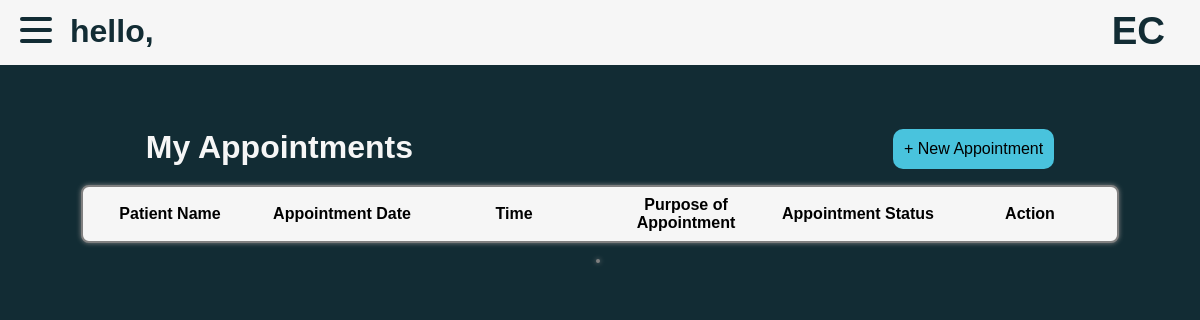
Page /patient.php?id=9 on the earlier database version.
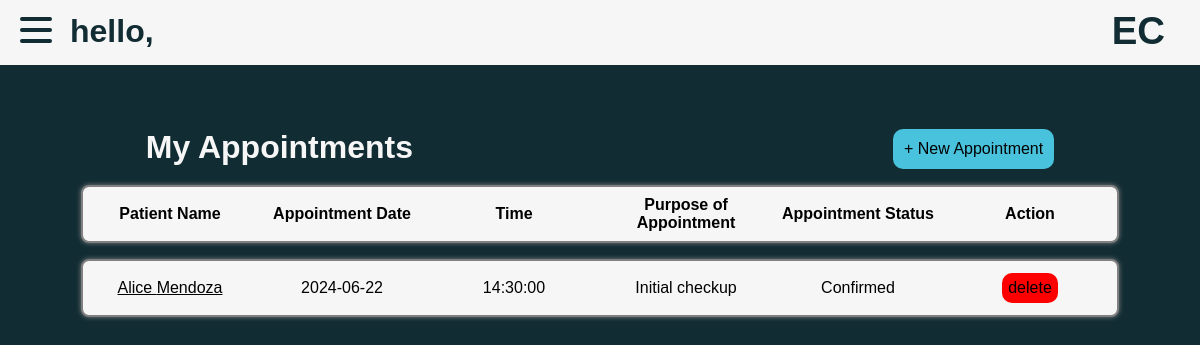
Same page on the later database version.
### tables this page shows
CREATE TABLE `users` (
  `id` int(11) NOT NULL,
  `account_type` enum('patient','doctor') NOT NULL,
  `first_name` varchar(64) NOT NULL,
  `last_name` varchar(64) NOT NULL,
  `birthdate` date NOT NULL,
  `email_address` varchar(64) NOT NULL,
  `username` varchar(64) NOT NULL,
  `password` varchar(64) NOT NULL
);

CREATE TABLE `patients` (
  `patient_id` int(11) NOT NULL,
  `appointment_date` date NOT NULL,
  `time` time NOT NULL,
  `first_name` varchar(64) NOT NULL,
  `last_name` varchar(64) NOT NULL,
  `gender` enum('Male','Female','Prefer not to say') NOT NULL,
  `birthdate` date NOT NULL DEFAULT current_timestamp(),
  `contact_num` varchar(20) NOT NULL,
  `address` varchar(255) NOT NULL,
  `purpose` varchar(255) NOT NULL,
  `appointment_status` enum('Confirmed','Pending','Cancelled') NOT NULL DEFAULT 'Pending',
  `id` int(11) NOT NULL
);

### patient.php (the view, shortened to what this page needs)
<?php
  $hostname = 'localhost';
  $username = 'root';
  $password = '';
  $dbname = 'ecare';
  $konek = mysqli_connect($hostname, $username, $password, $dbname);
    $result = $konek->query("SELECT * from `users`, `patients` WHERE users.id = patients.id AND patients.id={$_GET['id']} ORDER BY patients.appointment_date, patients.time");
    $firstname = isset($_SESSION['first_name']) ? $_SESSION['first_name'] : '';
    $lastname = isset($_SESSION['last_name']) ? $_SESSION['last_name'] : '';
?>
<!DOCTYPE html>
<html lang="en">
<head>
</head>
<body>
    <div class="parent-container">
        <div class="navbar">
            <div class="container nav-container">
                <div class="hamburger-lines">
                <span class="line line1"></span>
                <span class="line line2"></span>
                <span class="line line3"></span>
                </div>
            <div class="patientName">
                <h1>hello, <?php echo $firstname . " ". $lastname ?></h1>
            </div>
            <div class="title">
                <h1>EC</h1>
            </div>
            </div>
        </div>
            <div class="schedheader">
                <div class="schedh1">
                    <h1>My Appointments</h1>
                </div>
                <div class="newapptbutton">
                    <a href="/siafinals/newapp.php?user=<?php echo $username; ?>&id=<?php echo $userId?>">+ New Appointment</a>
                </div>
            </div>
    <section class="schedulearea">
            <div class="tableheader">
                <table>
                    <th>Patient Name</th>
                    <th>Appointment Date</th>
                    <th>Time</th>
                    <th>Purpose of Appointment</th>
                    <th>Appointment Status</th>
                    <th>Action</th>
                </table>
            </div>
            <div class="schedtable">
                <table>
                    <tbody>
                        <?php
                            foreach ($result as $row) {
                                echo "<tr>";
                                echo "<td> <a class='namez' title='Click to view details!' href='view.php?id=" . $row['patient_id'] . "&user=" . $username . "'>" . $row['first_name'] . " " . $row['last_name'] . "</a> </td>";
                                echo "<td>" . $row['appointment_date'] . "</td>";
                                echo "<td>" . $row['time'] . "</td>";
                                echo "<td>" . $row['purpose'] . "</td>";
                                echo "<td>" . $row['appointment_status'] . "</td>";
                                echo "<td> <a href='patient.php?delete=" . $row['patient_id'] . "&user=" . $username . "&id=" . $userId . "' class='delete'>delete</a></td>";
                                echo "</tr>";
                            }
                            ?>
                    </tbody>
                </table>
            </div>
    </section>
</body>
</html>

Differences in the rows shown:
added users: patients.first_name "Alice", patients.last_name "Mendoza", patients.appointment_date "2024-06-22", patients.time "14:30:00", patients.purpose "Initial checkup", patients.appointment_status "Confirmed"
